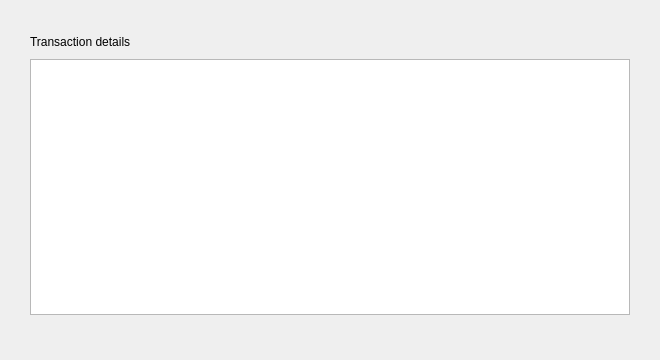
<?xml version="1.0" encoding="UTF-8"?>
<ui version="4.0">
 <class>TransactionDescDialog</class>
 <widget class="QDialog" name="TransactionDescDialog">
  <property name="geometry">
   <rect>
    <x>0</x>
    <y>0</y>
    <width>660</width>
    <height>360</height>
   </rect>
  </property>
  <property name="windowTitle">
   <string notr="true">Transaction details</string>
  </property>
  <layout class="QVBoxLayout" name="verticalLayout">
   <property name="spacing">
    <number>10</number>
   </property>
   <property name="leftMargin">
    <number>30</number>
   </property>
   <property name="topMargin">
    <number>35</number>
   </property>
   <property name="rightMargin">
    <number>30</number>
   </property>
   <property name="bottomMargin">
    <number>45</number>
   </property>
   <item>
    <widget class="QLabel" name="label">
     <property name="text">
      <string>Transaction details</string>
     </property>
    </widget>
   </item>
   <item>
    <widget class="QTextEdit" name="detailText">
     <property name="toolTip">
      <string>This pane shows a detailed description of the transaction</string>
     </property>
     <property name="readOnly">
      <bool>true</bool>
     </property>
    </widget>
   </item>
  </layout>
 </widget>
 <resources/>
 <connections/>
</ui>
